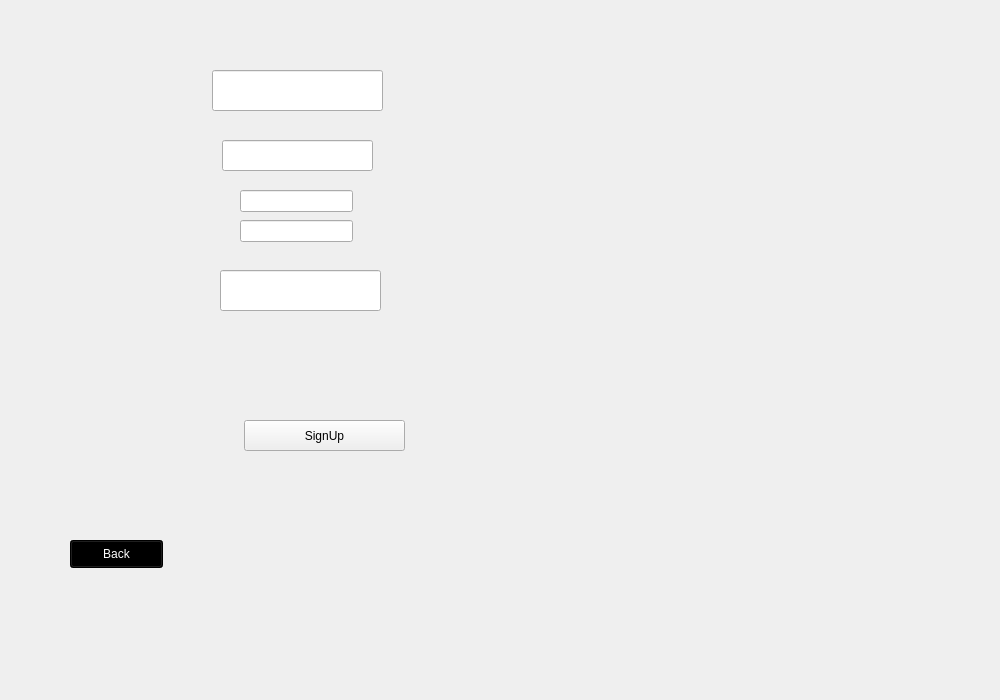
<?xml version="1.0" encoding="UTF-8"?>
<ui version="4.0">
 <class>User</class>
 <widget class="QWidget" name="User">
  <property name="geometry">
   <rect>
    <x>0</x>
    <y>0</y>
    <width>1000</width>
    <height>700</height>
   </rect>
  </property>
  <property name="windowTitle">
   <string>Form</string>
  </property>
  <widget class="QStackedWidget" name="User_Login">
   <property name="geometry">
    <rect>
     <x>10</x>
     <y>0</y>
     <width>1001</width>
     <height>701</height>
    </rect>
   </property>
   <property name="currentIndex">
    <number>3</number>
   </property>
   <widget class="QWidget" name="user_login"/>
   <widget class="QWidget" name="User_Login_2">
    <property name="styleSheet">
     <string notr="true">background-color: rgb(85, 255, 127);</string>
    </property>
    <widget class="QLineEdit" name="User_login_Intput_UserName">
     <property name="geometry">
      <rect>
       <x>270</x>
       <y>160</y>
       <width>271</width>
       <height>51</height>
      </rect>
     </property>
     <property name="font">
      <font>
       <pointsize>10</pointsize>
      </font>
     </property>
     <property name="styleSheet">
      <string notr="true">background-color: rgb(255, 255, 255);
border-radius: 10px</string>
     </property>
     <property name="alignment">
      <set>Qt::AlignCenter</set>
     </property>
     <property name="placeholderText">
      <string>Email or User Name</string>
     </property>
    </widget>
    <widget class="QPushButton" name="User_login_Button">
     <property name="geometry">
      <rect>
       <x>330</x>
       <y>400</y>
       <width>151</width>
       <height>51</height>
      </rect>
     </property>
     <property name="font">
      <font>
       <pointsize>15</pointsize>
       <bold>true</bold>
      </font>
     </property>
     <property name="styleSheet">
      <string notr="true">QPushButton#User_login_Button{	
	background-color: qlineargradient(spread:pad, x1:0, y1:0.505682, x2:1, y2:0.477, stop:0 rgba(24, 24, 27, 219), stop:1 rgba(0, 0, 0, 226));
	color:rgba(255, 255, 255, 210);
	border-radius:5px;
}
QPushButton#User_login_Button:hover{	
	background-color: qlineargradient(spread:pad, x1:0, y1:0.505682, x2:1, y2:0.477, stop:0 rgba(86, 86, 86, 219), stop:1 rgba(180, 180, 181, 226));
}
QPushButton#User_login_Button:pressed{	
	padding-left:5px;
	padding-top:5px;
	background-color:rgba(105, 118, 132, 200);
}</string>
     </property>
     <property name="text">
      <string>Login</string>
     </property>
    </widget>
    <widget class="QPushButton" name="User_goto_singup_Button_2">
     <property name="geometry">
      <rect>
       <x>330</x>
       <y>470</y>
       <width>151</width>
       <height>51</height>
      </rect>
     </property>
     <property name="font">
      <font>
       <pointsize>15</pointsize>
       <bold>true</bold>
      </font>
     </property>
     <property name="styleSheet">
      <string notr="true">QPushButton#User_goto_singup_Button_2{	
	background-color: qlineargradient(spread:pad, x1:0, y1:0.505682, x2:1, y2:0.477, stop:0 rgba(24, 24, 27, 219), stop:1 rgba(0, 0, 0, 226));
	color:rgba(255, 255, 255, 210);
	border-radius:5px;
}
QPushButton#User_goto_singup_Button_2:hover{	
	background-color: qlineargradient(spread:pad, x1:0, y1:0.505682, x2:1, y2:0.477, stop:0 rgba(86, 86, 86, 219), stop:1 rgba(180, 180, 181, 226));
}
QPushButton#User_goto_singup_Button_2:pressed{	
	padding-left:5px;
	padding-top:5px;
	background-color:rgba(105, 118, 132, 200);
}</string>
     </property>
     <property name="text">
      <string>SignUp</string>
     </property>
    </widget>
    <widget class="QLabel" name="User_login_Heading">
     <property name="geometry">
      <rect>
       <x>300</x>
       <y>70</y>
       <width>221</width>
       <height>41</height>
      </rect>
     </property>
     <property name="font">
      <font>
       <pointsize>20</pointsize>
       <bold>true</bold>
      </font>
     </property>
     <property name="text">
      <string>User</string>
     </property>
     <property name="alignment">
      <set>Qt::AlignCenter</set>
     </property>
    </widget>
    <widget class="QLineEdit" name="User_login_Input_Password">
     <property name="geometry">
      <rect>
       <x>270</x>
       <y>270</y>
       <width>271</width>
       <height>51</height>
      </rect>
     </property>
     <property name="font">
      <font>
       <pointsize>10</pointsize>
      </font>
     </property>
     <property name="styleSheet">
      <string notr="true">background-color: rgb(255, 255, 255);
border-radius: 10px</string>
     </property>
     <property name="echoMode">
      <enum>QLineEdit::Password</enum>
     </property>
     <property name="alignment">
      <set>Qt::AlignCenter</set>
     </property>
     <property name="placeholderText">
      <string>Password</string>
     </property>
    </widget>
    <widget class="QPushButton" name="BackToMenu">
     <property name="geometry">
      <rect>
       <x>40</x>
       <y>610</y>
       <width>93</width>
       <height>28</height>
      </rect>
     </property>
     <property name="styleSheet">
      <string notr="true">background-color: rgb(0, 0, 0);
color: rgb(255, 255, 255);</string>
     </property>
     <property name="text">
      <string>Back</string>
     </property>
    </widget>
   </widget>
   <widget class="QWidget" name="user_menu">
    <widget class="QWidget" name="left_side" native="true">
     <property name="geometry">
      <rect>
       <x>0</x>
       <y>0</y>
       <width>301</width>
       <height>701</height>
      </rect>
     </property>
     <property name="styleSheet">
      <string notr="true">background-color: rgb(22, 25, 29);</string>
     </property>
     <widget class="QWidget" name="Menu" native="true">
      <property name="geometry">
       <rect>
        <x>10</x>
        <y>30</y>
        <width>271</width>
        <height>61</height>
       </rect>
      </property>
      <widget class="QPushButton" name="Menu_Button">
       <property name="geometry">
        <rect>
         <x>30</x>
         <y>10</y>
         <width>231</width>
         <height>51</height>
        </rect>
       </property>
       <property name="font">
        <font>
         <pointsize>14</pointsize>
         <bold>true</bold>
        </font>
       </property>
       <property name="styleSheet">
        <string notr="true">QPushButton#Menu_Button{	
	border-radius:7px;
	background-color: rgb(246, 218, 232);
}

</string>
       </property>
       <property name="text">
        <string>  Menu</string>
       </property>
       <property name="icon">
        <iconset>
         <normaloff>../icons/home.svg</normaloff>../icons/home.svg</iconset>
       </property>
       <property name="iconSize">
        <size>
         <width>24</width>
         <height>24</height>
        </size>
       </property>
      </widget>
     </widget>
     <widget class="QWidget" name="Others" native="true">
      <property name="geometry">
       <rect>
        <x>19</x>
        <y>109</y>
        <width>261</width>
        <height>571</height>
       </rect>
      </property>
      <widget class="QPushButton" name="Completed_Order">
       <property name="geometry">
        <rect>
         <x>20</x>
         <y>20</y>
         <width>231</width>
         <height>51</height>
        </rect>
       </property>
       <property name="font">
        <font>
         <pointsize>12</pointsize>
         <bold>true</bold>
        </font>
       </property>
       <property name="styleSheet">
        <string notr="true">QPushButton#Completed_Order{	
	border-radius:7px;
background-color: rgb(246, 218, 232);
}</string>
       </property>
       <property name="text">
        <string> Completed Orders</string>
       </property>
       <property name="icon">
        <iconset>
         <normaloff>../icons/booking.png</normaloff>../icons/booking.png</iconset>
       </property>
       <property name="iconSize">
        <size>
         <width>24</width>
         <height>24</height>
        </size>
       </property>
      </widget>
      <widget class="QPushButton" name="Track_Order">
       <property name="geometry">
        <rect>
         <x>20</x>
         <y>100</y>
         <width>231</width>
         <height>51</height>
        </rect>
       </property>
       <property name="font">
        <font>
         <pointsize>12</pointsize>
         <bold>true</bold>
        </font>
       </property>
       <property name="styleSheet">
        <string notr="true">QPushButton#Track_Order{	
	border-radius:7px;
	background-color: rgb(246, 218, 232);
}</string>
       </property>
       <property name="text">
        <string>   Track Order</string>
       </property>
       <property name="icon">
        <iconset>
         <normaloff>../icons/truck.svg</normaloff>../icons/truck.svg</iconset>
       </property>
       <property name="iconSize">
        <size>
         <width>24</width>
         <height>24</height>
        </size>
       </property>
      </widget>
      <widget class="QPushButton" name="Cart">
       <property name="geometry">
        <rect>
         <x>20</x>
         <y>180</y>
         <width>231</width>
         <height>51</height>
        </rect>
       </property>
       <property name="font">
        <font>
         <pointsize>12</pointsize>
         <bold>true</bold>
        </font>
       </property>
       <property name="styleSheet">
        <string notr="true">QPushButton#Cart{	
	border-radius: 7px;
	background-color: rgb(246, 218, 232);
}</string>
       </property>
       <property name="text">
        <string>  Cart</string>
       </property>
       <property name="icon">
        <iconset>
         <normaloff>../icons/shopping-cart.svg</normaloff>../icons/shopping-cart.svg</iconset>
       </property>
       <property name="iconSize">
        <size>
         <width>26</width>
         <height>26</height>
        </size>
       </property>
      </widget>
      <widget class="QPushButton" name="All_Warehouse">
       <property name="geometry">
        <rect>
         <x>20</x>
         <y>260</y>
         <width>231</width>
         <height>51</height>
        </rect>
       </property>
       <property name="font">
        <font>
         <pointsize>12</pointsize>
         <bold>true</bold>
        </font>
       </property>
       <property name="styleSheet">
        <string notr="true">QPushButton#All_Warehouse{	
	border-radius: 7px;
	background-color: rgb(246, 218, 232);
}</string>
       </property>
       <property name="text">
        <string>  Update Password</string>
       </property>
       <property name="icon">
        <iconset>
         <normaloff>../icons/settings.svg</normaloff>../icons/settings.svg</iconset>
       </property>
       <property name="iconSize">
        <size>
         <width>24</width>
         <height>24</height>
        </size>
       </property>
      </widget>
     </widget>
    </widget>
   </widget>
   <widget class="QWidget" name="UserSignUp">
    <widget class="QPushButton" name="user_signup_button">
     <property name="geometry">
      <rect>
       <x>234</x>
       <y>420</y>
       <width>161</width>
       <height>31</height>
      </rect>
     </property>
     <property name="text">
      <string>SignUp</string>
     </property>
    </widget>
    <widget class="QLineEdit" name="user_signup_input_name">
     <property name="geometry">
      <rect>
       <x>202</x>
       <y>70</y>
       <width>171</width>
       <height>41</height>
      </rect>
     </property>
    </widget>
    <widget class="QLineEdit" name="user_signup_input_email">
     <property name="geometry">
      <rect>
       <x>212</x>
       <y>140</y>
       <width>151</width>
       <height>31</height>
      </rect>
     </property>
    </widget>
    <widget class="QLineEdit" name="user_signup_input_pass">
     <property name="geometry">
      <rect>
       <x>210</x>
       <y>270</y>
       <width>161</width>
       <height>41</height>
      </rect>
     </property>
    </widget>
    <widget class="QLineEdit" name="user_signup_input__address">
     <property name="geometry">
      <rect>
       <x>230</x>
       <y>190</y>
       <width>113</width>
       <height>22</height>
      </rect>
     </property>
    </widget>
    <widget class="QLineEdit" name="user_signup_input_contact">
     <property name="geometry">
      <rect>
       <x>230</x>
       <y>220</y>
       <width>113</width>
       <height>22</height>
      </rect>
     </property>
    </widget>
    <widget class="QPushButton" name="BackToMenu_3">
     <property name="geometry">
      <rect>
       <x>60</x>
       <y>540</y>
       <width>93</width>
       <height>28</height>
      </rect>
     </property>
     <property name="styleSheet">
      <string notr="true">background-color: rgb(0, 0, 0);
color: rgb(255, 255, 255);</string>
     </property>
     <property name="text">
      <string>Back</string>
     </property>
    </widget>
   </widget>
  </widget>
 </widget>
 <resources/>
 <connections/>
</ui>
